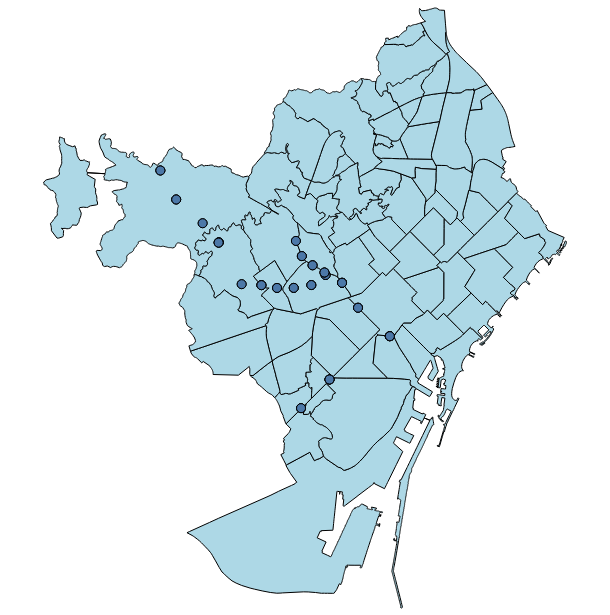

Here is the notebook cell this chart was saved with:
### Code cell
gdfs_stops_layer = alt.Chart(geo_df_gtfs_stops).mark_geoshape(
    stroke="black",size=0).encode(tooltip=['stop_id:N', 'stop_name:N'])

neigh_layer + gdfs_stops_layer

### Figure 1 — Vega-Lite specification as saved in the notebook (floating-point values rounded to 4 significant figures; data arrays with more than 128 entries replaced by an {"elided": "..."} marker saying what was removed)
{"config": {"view": {"continuousWidth": 300, "continuousHeight": 300}}, "layer": [{"data": {"name": "data-ff3992ad043cdfa6038f5a9446ee4523"}, "mark": {"type": "geoshape", "fill": "lightblue", "stroke": "black"}, "encoding": {"tooltip": [{"field": "name", "type": "nominal"}]}}, {"data": {"name": "data-f3827c05588114916f4eccc8751d3736"}, "mark": {"type": "geoshape", "size": 0, "stroke": "black"}, "encoding": {"tooltip": [{"field": "stop_id", "type": "nominal"}, {"field": "stop_name", "type": "nominal"}]}}], "height": 600, "width": 600, "$schema": "https://vega.github.io/schema/vega-lite/v6.1.0.json", "datasets": {"data-ff3992ad043cdfa6038f5a9446ee4523": [{"name": "la Barceloneta", "type": "Feature", "geometry": {"type": "Polygon", "coordinates": {"elided": "1x539x2 float values"}}}, {"name": "la Marina del Prat Vermell", "type": "Feature", "geometry": {"type": "Polygon", "coordinates": {"elided": "1x2940x2 float values"}}}, {"name": "Sant Antoni", "type": "Feature", "geometry": {"type": "Polygon", "coordinates": [[[2.168, 41.38], [2.168, 41.38], [2.158, 41.38], [2.156, 41.38], [2.154, 41.38], [2.151, 41.38], [2.15, 41.38], [2.15, 41.38], [2.152, 41.38], [2.153, 41.38], [2.156, 41.38], [2.159, 41.38], [2.161, 41.38], [2.162, 41.38], [2.163, 41.39], [2.164, 41.39], [2.165, 41.39], [2.164, 41.39], [2.163, 41.38], [2.167, 41.38], [2.168, 41.38]]]}}, {"name": "Vallvidrera, el Tibidabo i les Planes", "type": "Feature", "geometry": {"type": "Polygon", "coordinates": {"elided": "1x1725x2 float values"}}}, {"name": "Sarrià", "type": "Feature", "geometry": {"type": "Polygon", "coordinates": {"elided": "1x656x2 float values"}}}, {"name": "Vallcarca i els Penitents", "type": "Feature", "geometry": {"type": "Polygon", "coordinates": {"elided": "1x521x2 float values"}}}, {"name": "Baró de Viver", "type": "Feature", "geometry": {"type": "Polygon", "coordinates": [[[2.197, 41.44], [2.196, 41.44], [2.196, 41.44], [2.196, 41.44], [2.196, 41.44], [2.197, 41.45], [2.197, 41.45], [2.198, 41.45], [2.198, 41.45], [2.2, 41.45], [2.201, 41.45], [2.202, 41.45], [2.203, 41.45], [2.203, 41.45], [2.202, 41.45], [2.202, 41.45], [2.199, 41.45], [2.199, 41.45], [2.199, 41.44], [2.2, 41.44], [2.197, 41.44]]]}}, {"name": "Sant Genís dels Agudells", "type": "Feature", "geometry": {"type": "Polygon", "coordinates": {"elided": "1x580x2 float values"}}}, {"name": "Horta", "type": "Feature", "geometry": {"type": "Polygon", "coordinates": {"elided": "1x671x2 float values"}}}, {"name": "l'Antiga Esquerra de l'Eixample", "type": "Feature", "geometry": {"type": "Polygon", "coordinates": [[[2.157, 41.39], [2.158, 41.39], [2.16, 41.39], [2.161, 41.39], [2.162, 41.39], [2.164, 41.39], [2.165, 41.39], [2.165, 41.39], [2.164, 41.39], [2.163, 41.39], [2.162, 41.38], [2.161, 41.38], [2.159, 41.38], [2.157, 41.38], [2.156, 41.38], [2.154, 41.39], [2.153, 41.39], [2.152, 41.39], [2.151, 41.39], [2.148, 41.39], [2.148, 41.39], [2.144, 41.39], [2.144, 41.39], [2.144, 41.39], [2.144, 41.39], [2.144, 41.39], [2.144, 41.39], [2.145, 41.39], [2.145, 41.39], [2.145, 41.39], [2.145, 41.39], [2.145, 41.39], [2.145, 41.39], [2.145, 41.39], [2.145, 41.39], [2.145, 41.39], [2.145, 41.39], [2.145, 41.39], [2.145, 41.39], [2.145, 41.39], [2.145, 41.39], [2.155, 41.4], [2.155, 41.4], [2.156, 41.39], [2.157, 41.39]]]}}, {"name": "el Raval", "type": "Feature", "geometry": {"type": "Polygon", "coordinates": {"elided": "1x95x2 float values"}}}, {"name": "el Barri Gòtic", "type": "Feature", "geometry": {"type": "Polygon", "coordinates": {"elided": "1x119x2 float values"}}}, {"name": "Sant Pere, Santa Caterina i la Ribera", "type": "Feature", "geometry": {"type": "Polygon", "coordinates": {"elided": "1x65x2 float values"}}}, {"name": "el Fort Pienc", "type": "Feature", "geometry": {"type": "Polygon", "coordinates": [[[2.184, 41.39], [2.182, 41.39], [2.181, 41.39], [2.18, 41.39], [2.176, 41.39], [2.176, 41.39], [2.176, 41.39], [2.176, 41.39], [2.176, 41.39], [2.176, 41.39], [2.176, 41.39], [2.176, 41.39], [2.176, 41.39], [2.176, 41.39], [2.176, 41.39], [2.176, 41.4], [2.176, 41.4], [2.176, 41.4], [2.176, 41.4], [2.176, 41.4], [2.176, 41.4], [2.176, 41.4], [2.177, 41.4], [2.177, 41.4], [2.177, 41.4], [2.178, 41.4], [2.178, 41.4], [2.177, 41.4], [2.177, 41.4], [2.177, 41.4], [2.176, 41.4], [2.176, 41.4], [2.175, 41.4], [2.174, 41.4], [2.173, 41.4], [2.175, 41.4], [2.185, 41.4], [2.187, 41.4], [2.187, 41.39], [2.187, 41.39], [2.187, 41.39], [2.187, 41.39], [2.187, 41.39], [2.187, 41.39], [2.187, 41.39], [2.187, 41.39], [2.187, 41.39], [2.187, 41.39], [2.187, 41.39], [2.187, 41.39], [2.187, 41.39], [2.184, 41.39]]]}}, {"name": "la Sagrada Família", "type": "Feature", "geometry": {"type": "Polygon", "coordinates": [[[2.173, 41.4], [2.173, 41.4], [2.173, 41.4], [2.171, 41.4], [2.17, 41.4], [2.17, 41.4], [2.17, 41.4], [2.172, 41.4], [2.169, 41.41], [2.175, 41.41], [2.179, 41.41], [2.181, 41.41], [2.182, 41.41], [2.183, 41.41], [2.186, 41.4], [2.185, 41.4], [2.185, 41.4], [2.175, 41.4], [2.173, 41.4]]]}}, {"name": "la Dreta de l'Eixample", "type": "Feature", "geometry": {"type": "Polygon", "coordinates": {"elided": "1x65x2 float values"}}}, {"name": "la Nova Esquerra de l'Eixample", "type": "Feature", "geometry": {"type": "Polygon", "coordinates": [[[2.152, 41.38], [2.15, 41.38], [2.149, 41.38], [2.149, 41.38], [2.148, 41.38], [2.142, 41.38], [2.143, 41.39], [2.143, 41.39], [2.143, 41.39], [2.143, 41.39], [2.144, 41.39], [2.144, 41.39], [2.148, 41.39], [2.148, 41.39], [2.151, 41.39], [2.152, 41.39], [2.153, 41.39], [2.154, 41.39], [2.156, 41.38], [2.157, 41.38], [2.159, 41.38], [2.156, 41.38], [2.153, 41.38], [2.152, 41.38]]]}}, {"name": "el Poble-sec", "type": "Feature", "geometry": {"type": "Polygon", "coordinates": {"elided": "1x312x2 float values"}}}, {"name": "la Marina de Port", "type": "Feature", "geometry": {"type": "Polygon", "coordinates": {"elided": "1x182x2 float values"}}}, {"name": "la Font de la Guatlla", "type": "Feature", "geometry": {"type": "Polygon", "coordinates": {"elided": "1x91x2 float values"}}}, {"name": "Hostafrancs", "type": "Feature", "geometry": {"type": "Polygon", "coordinates": {"elided": "1x91x2 float values"}}}, {"name": "la Bordeta", "type": "Feature", "geometry": {"type": "Polygon", "coordinates": {"elided": "1x92x2 float values"}}}, {"name": "Sants - Badal", "type": "Feature", "geometry": {"type": "Polygon", "coordinates": [[[2.13, 41.38], [2.13, 41.38], [2.131, 41.37], [2.131, 41.37], [2.132, 41.37], [2.132, 41.37], [2.132, 41.37], [2.131, 41.37], [2.131, 41.37], [2.131, 41.37], [2.131, 41.37], [2.131, 41.37], [2.13, 41.37], [2.13, 41.37], [2.13, 41.37], [2.129, 41.37], [2.129, 41.37], [2.129, 41.37], [2.129, 41.37], [2.128, 41.37], [2.128, 41.37], [2.127, 41.37], [2.127, 41.37], [2.126, 41.37], [2.126, 41.37], [2.126, 41.37], [2.125, 41.37], [2.125, 41.37], [2.124, 41.37], [2.124, 41.37], [2.124, 41.37], [2.124, 41.37], [2.124, 41.37], [2.124, 41.37], [2.124, 41.37], [2.124, 41.37], [2.124, 41.37], [2.124, 41.37], [2.123, 41.37], [2.122, 41.38], [2.122, 41.38], [2.122, 41.38], [2.122, 41.38], [2.123, 41.38], [2.125, 41.38], [2.128, 41.38], [2.129, 41.38], [2.129, 41.38], [2.13, 41.38], [2.13, 41.38], [2.13, 41.38]]]}}, {"name": "Sants", "type": "Feature", "geometry": {"type": "Polygon", "coordinates": {"elided": "1x106x2 float values"}}}, {"name": "les Corts", "type": "Feature", "geometry": {"type": "Polygon", "coordinates": {"elided": "1x82x2 float values"}}}, {"name": "la Maternitat i Sant Ramon", "type": "Feature", "geometry": {"type": "Polygon", "coordinates": {"elided": "1x86x2 float values"}}}, {"name": "Pedralbes", "type": "Feature", "geometry": {"type": "Polygon", "coordinates": {"elided": "1x313x2 float values"}}}, {"name": "les Tres Torres", "type": "Feature", "geometry": {"type": "Polygon", "coordinates": {"elided": "1x116x2 float values"}}}, {"name": "Sant Gervasi - la Bonanova", "type": "Feature", "geometry": {"type": "Polygon", "coordinates": {"elided": "1x514x2 float values"}}}, {"name": "Sant Gervasi - Galvany", "type": "Feature", "geometry": {"type": "Polygon", "coordinates": {"elided": "1x134x2 float values"}}}, {"name": "el Putxet i el Farró", "type": "Feature", "geometry": {"type": "Polygon", "coordinates": {"elided": "1x185x2 float values"}}}, {"name": "el Coll", "type": "Feature", "geometry": {"type": "Polygon", "coordinates": {"elided": "1x179x2 float values"}}}, {"name": "la Salut", "type": "Feature", "geometry": {"type": "Polygon", "coordinates": {"elided": "1x169x2 float values"}}}, {"name": "la Vila de Gràcia", "type": "Feature", "geometry": {"type": "Polygon", "coordinates": {"elided": "1x84x2 float values"}}}, {"name": "el Camp d'en Grassot i Gràcia Nova", "type": "Feature", "geometry": {"type": "Polygon", "coordinates": [[[2.169, 41.4], [2.167, 41.4], [2.166, 41.4], [2.165, 41.4], [2.165, 41.4], [2.164, 41.4], [2.164, 41.4], [2.163, 41.4], [2.162, 41.4], [2.162, 41.4], [2.162, 41.4], [2.164, 41.4], [2.163, 41.41], [2.163, 41.41], [2.163, 41.41], [2.163, 41.41], [2.162, 41.41], [2.162, 41.41], [2.161, 41.41], [2.161, 41.41], [2.161, 41.41], [2.161, 41.41], [2.16, 41.41], [2.16, 41.41], [2.16, 41.41], [2.159, 41.41], [2.158, 41.41], [2.158, 41.41], [2.16, 41.41], [2.161, 41.41], [2.162, 41.41], [2.162, 41.41], [2.163, 41.41], [2.164, 41.41], [2.164, 41.41], [2.164, 41.41], [2.165, 41.41], [2.169, 41.41], [2.172, 41.4], [2.169, 41.4]]]}}, {"name": "el Baix Guinardó", "type": "Feature", "geometry": {"type": "Polygon", "coordinates": [[[2.17, 41.41], [2.169, 41.41], [2.165, 41.41], [2.164, 41.41], [2.164, 41.41], [2.164, 41.41], [2.163, 41.41], [2.162, 41.41], [2.161, 41.41], [2.161, 41.41], [2.161, 41.41], [2.161, 41.41], [2.162, 41.41], [2.162, 41.41], [2.162, 41.41], [2.162, 41.41], [2.163, 41.41], [2.163, 41.41], [2.163, 41.41], [2.163, 41.41], [2.164, 41.41], [2.164, 41.41], [2.164, 41.41], [2.164, 41.41], [2.166, 41.41], [2.166, 41.41], [2.167, 41.42], [2.167, 41.42], [2.168, 41.42], [2.168, 41.42], [2.168, 41.42], [2.168, 41.42], [2.168, 41.42], [2.168, 41.42], [2.168, 41.42], [2.168, 41.42], [2.169, 41.42], [2.169, 41.42], [2.169, 41.42], [2.169, 41.42], [2.169, 41.42], [2.169, 41.42], [2.169, 41.42], [2.169, 41.42], [2.169, 41.42], [2.169, 41.42], [2.169, 41.42], [2.169, 41.42], [2.169, 41.41], [2.17, 41.41], [2.17, 41.41], [2.17, 41.41], [2.17, 41.41], [2.17, 41.41], [2.171, 41.41], [2.171, 41.41], [2.171, 41.41], [2.171, 41.41], [2.172, 41.41], [2.173, 41.41], [2.174, 41.41], [2.174, 41.41], [2.17, 41.41]]]}}, {"name": "Can Baró", "type": "Feature", "geometry": {"type": "Polygon", "coordinates": {"elided": "1x329x2 float values"}}}, {"name": "el Clot", "type": "Feature", "geometry": {"type": "Polygon", "coordinates": [[[2.192, 41.41], [2.194, 41.41], [2.194, 41.41], [2.194, 41.41], [2.194, 41.41], [2.195, 41.41], [2.195, 41.41], [2.195, 41.41], [2.195, 41.41], [2.196, 41.41], [2.197, 41.41], [2.197, 41.41], [2.197, 41.41], [2.195, 41.41], [2.193, 41.41], [2.191, 41.41], [2.19, 41.41], [2.188, 41.4], [2.188, 41.4], [2.188, 41.4], [2.188, 41.4], [2.188, 41.4], [2.187, 41.4], [2.187, 41.4], [2.187, 41.4], [2.187, 41.4], [2.187, 41.4], [2.186, 41.4], [2.186, 41.4], [2.186, 41.4], [2.186, 41.4], [2.183, 41.41], [2.185, 41.41], [2.186, 41.41], [2.187, 41.41], [2.187, 41.41], [2.187, 41.41], [2.187, 41.42], [2.187, 41.42], [2.188, 41.41], [2.189, 41.41], [2.19, 41.41], [2.191, 41.42], [2.191, 41.42], [2.192, 41.41]]]}}, {"name": "el Guinardó", "type": "Feature", "geometry": {"type": "Polygon", "coordinates": {"elided": "1x327x2 float values"}}}, {"name": "la Teixonera", "type": "Feature", "geometry": {"type": "Polygon", "coordinates": {"elided": "1x127x2 float values"}}}, {"name": "la Font d'en Fargues", "type": "Feature", "geometry": {"type": "Polygon", "coordinates": {"elided": "1x211x2 float values"}}}, {"name": "la Vall d'Hebron", "type": "Feature", "geometry": {"type": "Polygon", "coordinates": {"elided": "1x235x2 float values"}}}, {"name": "el Carmel", "type": "Feature", "geometry": {"type": "Polygon", "coordinates": {"elided": "1x373x2 float values"}}}, {"name": "el Parc i la Llacuna del Poblenou", "type": "Feature", "geometry": {"type": "Polygon", "coordinates": [[[2.194, 41.41], [2.195, 41.4], [2.195, 41.4], [2.196, 41.4], [2.197, 41.4], [2.197, 41.4], [2.197, 41.4], [2.197, 41.4], [2.195, 41.4], [2.194, 41.4], [2.194, 41.4], [2.195, 41.4], [2.196, 41.4], [2.195, 41.4], [2.191, 41.39], [2.19, 41.39], [2.189, 41.39], [2.188, 41.39], [2.187, 41.39], [2.185, 41.39], [2.182, 41.39], [2.187, 41.39], [2.187, 41.39], [2.187, 41.39], [2.187, 41.39], [2.187, 41.39], [2.187, 41.39], [2.187, 41.39], [2.187, 41.39], [2.187, 41.39], [2.187, 41.39], [2.187, 41.39], [2.187, 41.39], [2.187, 41.39], [2.187, 41.4], [2.185, 41.4], [2.186, 41.4], [2.186, 41.4], [2.186, 41.4], [2.186, 41.4], [2.187, 41.4], [2.187, 41.4], [2.187, 41.4], [2.187, 41.4], [2.187, 41.4], [2.188, 41.4], [2.188, 41.4], [2.188, 41.4], [2.188, 41.4], [2.188, 41.4], [2.19, 41.41], [2.191, 41.41], [2.193, 41.41], [2.194, 41.41], [2.194, 41.41]]]}}, {"name": "Montbau", "type": "Feature", "geometry": {"type": "Polygon", "coordinates": {"elided": "1x458x2 float values"}}}, {"name": "Provençals del Poblenou", "type": "Feature", "geometry": {"type": "Polygon", "coordinates": [[[2.196, 41.41], [2.194, 41.41], [2.193, 41.41], [2.191, 41.41], [2.193, 41.41], [2.195, 41.41], [2.197, 41.41], [2.198, 41.41], [2.202, 41.41], [2.203, 41.42], [2.205, 41.42], [2.208, 41.42], [2.21, 41.42], [2.21, 41.42], [2.21, 41.42], [2.209, 41.42], [2.209, 41.42], [2.208, 41.42], [2.208, 41.42], [2.208, 41.42], [2.207, 41.42], [2.209, 41.41], [2.21, 41.41], [2.211, 41.41], [2.212, 41.41], [2.211, 41.41], [2.21, 41.41], [2.209, 41.41], [2.208, 41.41], [2.206, 41.41], [2.204, 41.41], [2.202, 41.41], [2.199, 41.41], [2.196, 41.41]]]}}, {"name": "la Clota", "type": "Feature", "geometry": {"type": "Polygon", "coordinates": {"elided": "1x141x2 float values"}}}, {"name": "Vilapicina i la Torre Llobeta", "type": "Feature", "geometry": {"type": "Polygon", "coordinates": [[[2.166, 41.43], [2.166, 41.43], [2.166, 41.43], [2.166, 41.43], [2.167, 41.43], [2.167, 41.43], [2.169, 41.43], [2.169, 41.43], [2.17, 41.43], [2.172, 41.43], [2.173, 41.43], [2.174, 41.43], [2.175, 41.43], [2.176, 41.43], [2.177, 41.43], [2.178, 41.43], [2.183, 41.43], [2.184, 41.43], [2.184, 41.43], [2.184, 41.43], [2.179, 41.43], [2.177, 41.43], [2.177, 41.43], [2.177, 41.43], [2.176, 41.43], [2.176, 41.43], [2.176, 41.43], [2.17, 41.43], [2.17, 41.43], [2.167, 41.43], [2.165, 41.43], [2.164, 41.43], [2.164, 41.43], [2.164, 41.43], [2.164, 41.43], [2.164, 41.43], [2.164, 41.43], [2.164, 41.43], [2.164, 41.43], [2.165, 41.43], [2.165, 41.43], [2.166, 41.43], [2.165, 41.43], [2.164, 41.43], [2.164, 41.43], [2.164, 41.43], [2.165, 41.43], [2.165, 41.43], [2.166, 41.43]]]}}, {"name": "Porta", "type": "Feature", "geometry": {"type": "Polygon", "coordinates": [[[2.185, 41.44], [2.183, 41.43], [2.183, 41.43], [2.183, 41.43], [2.183, 41.43], [2.183, 41.43], [2.178, 41.43], [2.177, 41.43], [2.176, 41.43], [2.175, 41.43], [2.175, 41.43], [2.174, 41.43], [2.174, 41.43], [2.174, 41.43], [2.174, 41.43], [2.173, 41.43], [2.173, 41.43], [2.173, 41.43], [2.173, 41.43], [2.172, 41.43], [2.172, 41.43], [2.172, 41.44], [2.172, 41.44], [2.172, 41.44], [2.173, 41.44], [2.173, 41.44], [2.173, 41.44], [2.174, 41.44], [2.174, 41.44], [2.174, 41.44], [2.174, 41.44], [2.174, 41.44], [2.174, 41.44], [2.174, 41.44], [2.175, 41.44], [2.175, 41.44], [2.175, 41.44], [2.175, 41.44], [2.175, 41.44], [2.175, 41.44], [2.175, 41.44], [2.175, 41.44], [2.175, 41.44], [2.179, 41.44], [2.18, 41.44], [2.182, 41.44], [2.182, 41.44], [2.185, 41.44]]]}}, {"name": "el Turó de la Peira", "type": "Feature", "geometry": {"type": "Polygon", "coordinates": {"elided": "1x105x2 float values"}}}, {"name": "Can Peguera", "type": "Feature", "geometry": {"type": "Polygon", "coordinates": {"elided": "1x78x2 float values"}}}, {"name": "la Guineueta", "type": "Feature", "geometry": {"type": "Polygon", "coordinates": {"elided": "1x149x2 float values"}}}, {"name": "Canyelles", "type": "Feature", "geometry": {"type": "Polygon", "coordinates": {"elided": "1x237x2 float values"}}}, {"name": "Sant Martí de Provençals", "type": "Feature", "geometry": {"type": "Polygon", "coordinates": [[[2.197, 41.41], [2.197, 41.41], [2.197, 41.41], [2.197, 41.41], [2.196, 41.41], [2.195, 41.41], [2.195, 41.41], [2.195, 41.41], [2.195, 41.41], [2.194, 41.41], [2.194, 41.41], [2.194, 41.41], [2.194, 41.41], [2.192, 41.41], [2.193, 41.42], [2.194, 41.42], [2.193, 41.42], [2.193, 41.42], [2.193, 41.42], [2.193, 41.42], [2.193, 41.42], [2.193, 41.42], [2.194, 41.42], [2.194, 41.42], [2.195, 41.42], [2.196, 41.42], [2.198, 41.42], [2.199, 41.42], [2.199, 41.42], [2.199, 41.42], [2.199, 41.42], [2.2, 41.42], [2.202, 41.42], [2.203, 41.42], [2.204, 41.42], [2.204, 41.42], [2.205, 41.42], [2.205, 41.42], [2.203, 41.42], [2.202, 41.41], [2.198, 41.41], [2.197, 41.41]]]}}, {"name": "les Roquetes", "type": "Feature", "geometry": {"type": "Polygon", "coordinates": {"elided": "1x343x2 float values"}}}, {"name": "Verdun", "type": "Feature", "geometry": {"type": "Polygon", "coordinates": [[[2.175, 41.44], [2.175, 41.44], [2.175, 41.44], [2.175, 41.44], [2.174, 41.44], [2.174, 41.44], [2.174, 41.44], [2.174, 41.44], [2.174, 41.44], [2.174, 41.44], [2.174, 41.44], [2.174, 41.44], [2.173, 41.44], [2.173, 41.44], [2.173, 41.44], [2.173, 41.44], [2.173, 41.44], [2.173, 41.44], [2.173, 41.44], [2.173, 41.44], [2.173, 41.44], [2.173, 41.44], [2.173, 41.44], [2.173, 41.44], [2.172, 41.44], [2.172, 41.44], [2.172, 41.44], [2.172, 41.44], [2.172, 41.44], [2.172, 41.44], [2.173, 41.44], [2.174, 41.44], [2.174, 41.44], [2.174, 41.44], [2.175, 41.44], [2.175, 41.44], [2.175, 41.44], [2.176, 41.44], [2.176, 41.44], [2.176, 41.45], [2.177, 41.45], [2.177, 41.45], [2.178, 41.45], [2.178, 41.45], [2.179, 41.45], [2.179, 41.45], [2.179, 41.45], [2.179, 41.45], [2.179, 41.45], [2.18, 41.45], [2.179, 41.45], [2.179, 41.44], [2.178, 41.44], [2.178, 41.44], [2.178, 41.44], [2.178, 41.44], [2.177, 41.44], [2.177, 41.44], [2.176, 41.44], [2.175, 41.44]]]}}, {"name": "la Prosperitat", "type": "Feature", "geometry": {"type": "Polygon", "coordinates": [[[2.176, 41.44], [2.175, 41.44], [2.175, 41.44], [2.175, 41.44], [2.175, 41.44], [2.175, 41.44], [2.175, 41.44], [2.175, 41.44], [2.175, 41.44], [2.175, 41.44], [2.175, 41.44], [2.175, 41.44], [2.176, 41.44], [2.177, 41.44], [2.177, 41.44], [2.178, 41.44], [2.178, 41.44], [2.178, 41.44], [2.178, 41.44], [2.179, 41.44], [2.179, 41.45], [2.18, 41.45], [2.18, 41.45], [2.18, 41.45], [2.18, 41.45], [2.18, 41.45], [2.181, 41.45], [2.182, 41.45], [2.183, 41.45], [2.185, 41.45], [2.186, 41.45], [2.187, 41.45], [2.187, 41.45], [2.187, 41.45], [2.187, 41.45], [2.188, 41.45], [2.186, 41.44], [2.186, 41.44], [2.185, 41.44], [2.182, 41.44], [2.182, 41.44], [2.18, 41.44], [2.179, 41.44], [2.176, 41.44]]]}}, {"name": "la Trinitat Nova", "type": "Feature", "geometry": {"type": "Polygon", "coordinates": {"elided": "1x128x2 float values"}}}, {"name": "Ciutat Meridiana", "type": "Feature", "geometry": {"type": "Polygon", "coordinates": {"elided": "1x170x2 float values"}}}, {"name": "Vallbona", "type": "Feature", "geometry": {"type": "Polygon", "coordinates": {"elided": "1x80x2 float values"}}}, {"name": "la Trinitat Vella", "type": "Feature", "geometry": {"type": "Polygon", "coordinates": {"elided": "1x99x2 float values"}}}, {"name": "Torre Baró", "type": "Feature", "geometry": {"type": "Polygon", "coordinates": {"elided": "1x492x2 float values"}}}, {"name": "el Bon Pastor", "type": "Feature", "geometry": {"type": "Polygon", "coordinates": {"elided": "1x143x2 float values"}}}, {"name": "Sant Andreu", "type": "Feature", "geometry": {"type": "Polygon", "coordinates": {"elided": "1x122x2 float values"}}}, {"name": "la Sagrera", "type": "Feature", "geometry": {"type": "Polygon", "coordinates": {"elided": "1x77x2 float values"}}}, {"name": "el Congrés i els Indians", "type": "Feature", "geometry": {"type": "Polygon", "coordinates": [[[2.181, 41.42], [2.181, 41.42], [2.181, 41.42], [2.181, 41.42], [2.181, 41.42], [2.181, 41.42], [2.181, 41.42], [2.18, 41.42], [2.177, 41.43], [2.176, 41.43], [2.176, 41.43], [2.177, 41.43], [2.177, 41.43], [2.177, 41.43], [2.179, 41.43], [2.184, 41.43], [2.184, 41.43], [2.184, 41.43], [2.184, 41.42], [2.184, 41.42], [2.184, 41.42], [2.183, 41.42], [2.182, 41.42], [2.182, 41.42], [2.182, 41.42], [2.181, 41.42], [2.181, 41.42]]]}}, {"name": "Navas", "type": "Feature", "geometry": {"type": "Polygon", "coordinates": [[[2.189, 41.42], [2.19, 41.42], [2.191, 41.42], [2.191, 41.42], [2.191, 41.42], [2.191, 41.42], [2.191, 41.42], [2.191, 41.42], [2.191, 41.42], [2.19, 41.41], [2.189, 41.41], [2.188, 41.41], [2.183, 41.42], [2.181, 41.42], [2.18, 41.42], [2.18, 41.42], [2.181, 41.42], [2.181, 41.42], [2.181, 41.42], [2.182, 41.42], [2.182, 41.42], [2.182, 41.42], [2.183, 41.42], [2.184, 41.42], [2.184, 41.42], [2.186, 41.42], [2.187, 41.42], [2.187, 41.42], [2.189, 41.42]]]}}, {"name": "el Camp de l'Arpa del Clot", "type": "Feature", "geometry": {"type": "Polygon", "coordinates": [[[2.185, 41.41], [2.183, 41.41], [2.182, 41.41], [2.181, 41.41], [2.179, 41.41], [2.175, 41.41], [2.181, 41.42], [2.183, 41.42], [2.187, 41.42], [2.187, 41.42], [2.187, 41.41], [2.187, 41.41], [2.187, 41.41], [2.186, 41.41], [2.185, 41.41]]]}}, {"name": "la Vila Olímpica del Poblenou", "type": "Feature", "geometry": {"type": "Polygon", "coordinates": {"elided": "1x288x2 float values"}}}, {"name": "el Poblenou", "type": "Feature", "geometry": {"type": "Polygon", "coordinates": {"elided": "1x85x2 float values"}}}, {"name": "la Verneda i la Pau", "type": "Feature", "geometry": {"type": "Polygon", "coordinates": {"elided": "1x78x2 float values"}}}, {"name": "Diagonal Mar i el Front Marítim del Poblenou", "type": "Feature", "geometry": {"type": "Polygon", "coordinates": {"elided": "1x388x2 float values"}}}, {"name": "el Besòs i el Maresme", "type": "Feature", "geometry": {"type": "Polygon", "coordinates": {"elided": "1x492x2 float values"}}}], "data-f3827c05588114916f4eccc8751d3736": [{"stop_id": "PC2", "stop_name": "Barcelona - Plaça Catalunya", "type": "Feature", "geometry": {"type": "Point", "coordinates": [2.169, 41.39]}}, {"stop_id": "PR1", "stop_name": "Provença", "type": "Feature", "geometry": {"type": "Point", "coordinates": [2.158, 41.39]}}, {"stop_id": "SG", "stop_name": "Sant Gervasi", "type": "Feature", "geometry": {"type": "Point", "coordinates": [2.147, 41.4]}}, {"stop_id": "MN", "stop_name": "Muntaner", "type": "Feature", "geometry": {"type": "Point", "coordinates": [2.142, 41.4]}}, {"stop_id": "BN", "stop_name": "La Bonanova", "type": "Feature", "geometry": {"type": "Point", "coordinates": [2.136, 41.4]}}, {"stop_id": "BN1", "stop_name": "La Bonanova", "type": "Feature", "geometry": {"type": "Point", "coordinates": [2.136, 41.4]}}, {"stop_id": "TT2", "stop_name": "Les Tres Torres", "type": "Feature", "geometry": {"type": "Point", "coordinates": [2.131, 41.4]}}, {"stop_id": "SR2", "stop_name": "Sarrià", "type": "Feature", "geometry": {"type": "Point", "coordinates": [2.126, 41.4]}}, {"stop_id": "SR1", "stop_name": "Sarrià", "type": "Feature", "geometry": {"type": "Point", "coordinates": [2.126, 41.4]}}, {"stop_id": "PD", "stop_name": "Pàdua", "type": "Feature", "geometry": {"type": "Point", "coordinates": [2.143, 41.4]}}, {"stop_id": "PD1", "stop_name": "Pàdua", "type": "Feature", "geometry": {"type": "Point", "coordinates": [2.143, 41.4]}}, {"stop_id": "EP", "stop_name": "El Putxet", "type": "Feature", "geometry": {"type": "Point", "coordinates": [2.139, 41.41]}}, {"stop_id": "TB1", "stop_name": "Av. Tibidabo", "type": "Feature", "geometry": {"type": "Point", "coordinates": [2.137, 41.41]}}, {"stop_id": "PF", "stop_name": "Peu del Funicular", "type": "Feature", "geometry": {"type": "Point", "coordinates": [2.111, 41.41]}}, {"stop_id": "PF1", "stop_name": "Peu del Funicular", "type": "Feature", "geometry": {"type": "Point", "coordinates": [2.111, 41.41]}}, {"stop_id": "VS", "stop_name": "Vallvidrera Superior", "type": "Feature", "geometry": {"type": "Point", "coordinates": [2.106, 41.41]}}, {"stop_id": "VS1", "stop_name": "Vallvidrera Superior", "type": "Feature", "geometry": {"type": "Point", "coordinates": [2.106, 41.41]}}, {"stop_id": "VL2", "stop_name": "Baixador de Vallvidrera", "type": "Feature", "geometry": {"type": "Point", "coordinates": [2.097, 41.42]}}, {"stop_id": "PE4", "stop_name": "Barcelona - Plaça Espanya", "type": "Feature", "geometry": {"type": "Point", "coordinates": [2.148, 41.37]}}, {"stop_id": "PE3", "stop_name": "Barcelona - Plaça Espanya", "type": "Feature", "geometry": {"type": "Point", "coordinates": [2.148, 41.37]}}, {"stop_id": "MG2", "stop_name": "Magòria La Campana", "type": "Feature", "geometry": {"type": "Point", "coordinates": [2.139, 41.37]}}, {"stop_id": "VR", "stop_name": "Vallvidrera Inferior", "type": "Feature", "geometry": {"type": "Point", "coordinates": [2.111, 41.41]}}, {"stop_id": "VR1", "stop_name": "Vallvidrera Inferior", "type": "Feature", "geometry": {"type": "Point", "coordinates": [2.111, 41.41]}}, {"stop_id": "PC1", "stop_name": "Barcelona - Plaça Catalunya", "type": "Feature", "geometry": {"type": "Point", "coordinates": [2.169, 41.39]}}, {"stop_id": "PC3", "stop_name": "Barcelona - Plaça Catalunya", "type": "Feature", "geometry": {"type": "Point", "coordinates": [2.169, 41.39]}}, {"stop_id": "PC5", "stop_name": "Barcelona - Plaça Catalunya", "type": "Feature", "geometry": {"type": "Point", "coordinates": [2.169, 41.39]}}, {"stop_id": "PR", "stop_name": "Provença", "type": "Feature", "geometry": {"type": "Point", "coordinates": [2.158, 41.39]}}, {"stop_id": "PR2", "stop_name": "Provença", "type": "Feature", "geometry": {"type": "Point", "coordinates": [2.158, 41.39]}}, {"stop_id": "SG1", "stop_name": "Sant Gervasi", "type": "Feature", "geometry": {"type": "Point", "coordinates": [2.147, 41.4]}}, {"stop_id": "SG2", "stop_name": "Sant Gervasi", "type": "Feature", "geometry": {"type": "Point", "coordinates": [2.147, 41.4]}}, {"stop_id": "MN1", "stop_name": "Muntaner", "type": "Feature", "geometry": {"type": "Point", "coordinates": [2.142, 41.4]}}, {"stop_id": "TT", "stop_name": "Les Tres Torres", "type": "Feature", "geometry": {"type": "Point", "coordinates": [2.131, 41.4]}}, {"stop_id": "TT1", "stop_name": "Les Tres Torres", "type": "Feature", "geometry": {"type": "Point", "coordinates": [2.131, 41.4]}}, {"stop_id": "PM", "stop_name": "Pl. Molina", "type": "Feature", "geometry": {"type": "Point", "coordinates": [2.147, 41.4]}}, {"stop_id": "PM1", "stop_name": "Pl. Molina", "type": "Feature", "geometry": {"type": "Point", "coordinates": [2.147, 41.4]}}, {"stop_id": "PM2", "stop_name": "Pl. Molina", "type": "Feature", "geometry": {"type": "Point", "coordinates": [2.147, 41.4]}}, {"stop_id": "TB", "stop_name": "Av. Tibidabo", "type": "Feature", "geometry": {"type": "Point", "coordinates": [2.137, 41.41]}}, {"stop_id": "PF2", "stop_name": "Peu del Funicular", "type": "Feature", "geometry": {"type": "Point", "coordinates": [2.111, 41.41]}}, {"stop_id": "VL1", "stop_name": "Baixador de Vallvidrera", "type": "Feature", "geometry": {"type": "Point", "coordinates": [2.097, 41.42]}}, {"stop_id": "PE", "stop_name": "Barcelona - Plaça Espanya", "type": "Feature", "geometry": {"type": "Point", "coordinates": [2.148, 41.37]}}, {"stop_id": "PE2", "stop_name": "Barcelona - Plaça Espanya", "type": "Feature", "geometry": {"type": "Point", "coordinates": [2.148, 41.37]}}, {"stop_id": "PE1", "stop_name": "Barcelona - Plaça Espanya", "type": "Feature", "geometry": {"type": "Point", "coordinates": [2.148, 41.37]}}, {"stop_id": "MG1", "stop_name": "Magòria La Campana", "type": "Feature", "geometry": {"type": "Point", "coordinates": [2.139, 41.37]}}, {"stop_id": "PC", "stop_name": "Barcelona - Plaça Catalunya", "type": "Feature", "geometry": {"type": "Point", "coordinates": [2.169, 41.39]}}, {"stop_id": "PC4", "stop_name": "Barcelona - Plaça Catalunya", "type": "Feature", "geometry": {"type": "Point", "coordinates": [2.169, 41.39]}}, {"stop_id": "GR", "stop_name": "Gràcia", "type": "Feature", "geometry": {"type": "Point", "coordinates": [2.153, 41.4]}}, {"stop_id": "GR1", "stop_name": "Gràcia", "type": "Feature", "geometry": {"type": "Point", "coordinates": [2.153, 41.4]}}, {"stop_id": "GR2", "stop_name": "Gràcia", "type": "Feature", "geometry": {"type": "Point", "coordinates": [2.153, 41.4]}}, {"stop_id": "GR3", "stop_name": "Gràcia", "type": "Feature", "geometry": {"type": "Point", "coordinates": [2.153, 41.4]}}, {"stop_id": "GR4", "stop_name": "Gràcia", "type": "Feature", "geometry": {"type": "Point", "coordinates": [2.153, 41.4]}}, {"stop_id": "MN2", "stop_name": "Muntaner", "type": "Feature", "geometry": {"type": "Point", "coordinates": [2.142, 41.4]}}, {"stop_id": "BN2", "stop_name": "La Bonanova", "type": "Feature", "geometry": {"type": "Point", "coordinates": [2.136, 41.4]}}, {"stop_id": "SR", "stop_name": "Sarrià", "type": "Feature", "geometry": {"type": "Point", "coordinates": [2.126, 41.4]}}, {"stop_id": "SR4", "stop_name": "Sarrià", "type": "Feature", "geometry": {"type": "Point", "coordinates": [2.126, 41.4]}}, {"stop_id": "RE", "stop_name": "Reina Elisenda", "type": "Feature", "geometry": {"type": "Point", "coordinates": [2.119, 41.4]}}, {"stop_id": "RE1", "stop_name": "Reina Elisenda", "type": "Feature", "geometry": {"type": "Point", "coordinates": [2.119, 41.4]}}, {"stop_id": "PD2", "stop_name": "Pàdua", "type": "Feature", "geometry": {"type": "Point", "coordinates": [2.143, 41.4]}}, {"stop_id": "EP1", "stop_name": "El Putxet", "type": "Feature", "geometry": {"type": "Point", "coordinates": [2.139, 41.41]}}, {"stop_id": "EP2", "stop_name": "El Putxet", "type": "Feature", "geometry": {"type": "Point", "coordinates": [2.139, 41.41]}}, {"stop_id": "VL", "stop_name": "Baixador de Vallvidrera", "type": "Feature", "geometry": {"type": "Point", "coordinates": [2.097, 41.42]}}, {"stop_id": "LP", "stop_name": "Les Planes", "type": "Feature", "geometry": {"type": "Point", "coordinates": [2.092, 41.43]}}, {"stop_id": "LP1", "stop_name": "Les Planes", "type": "Feature", "geometry": {"type": "Point", "coordinates": [2.092, 41.43]}}, {"stop_id": "LP2", "stop_name": "Les Planes", "type": "Feature", "geometry": {"type": "Point", "coordinates": [2.092, 41.43]}}, {"stop_id": "MG", "stop_name": "Magòria La Campana", "type": "Feature", "geometry": {"type": "Point", "coordinates": [2.139, 41.37]}}]}}
